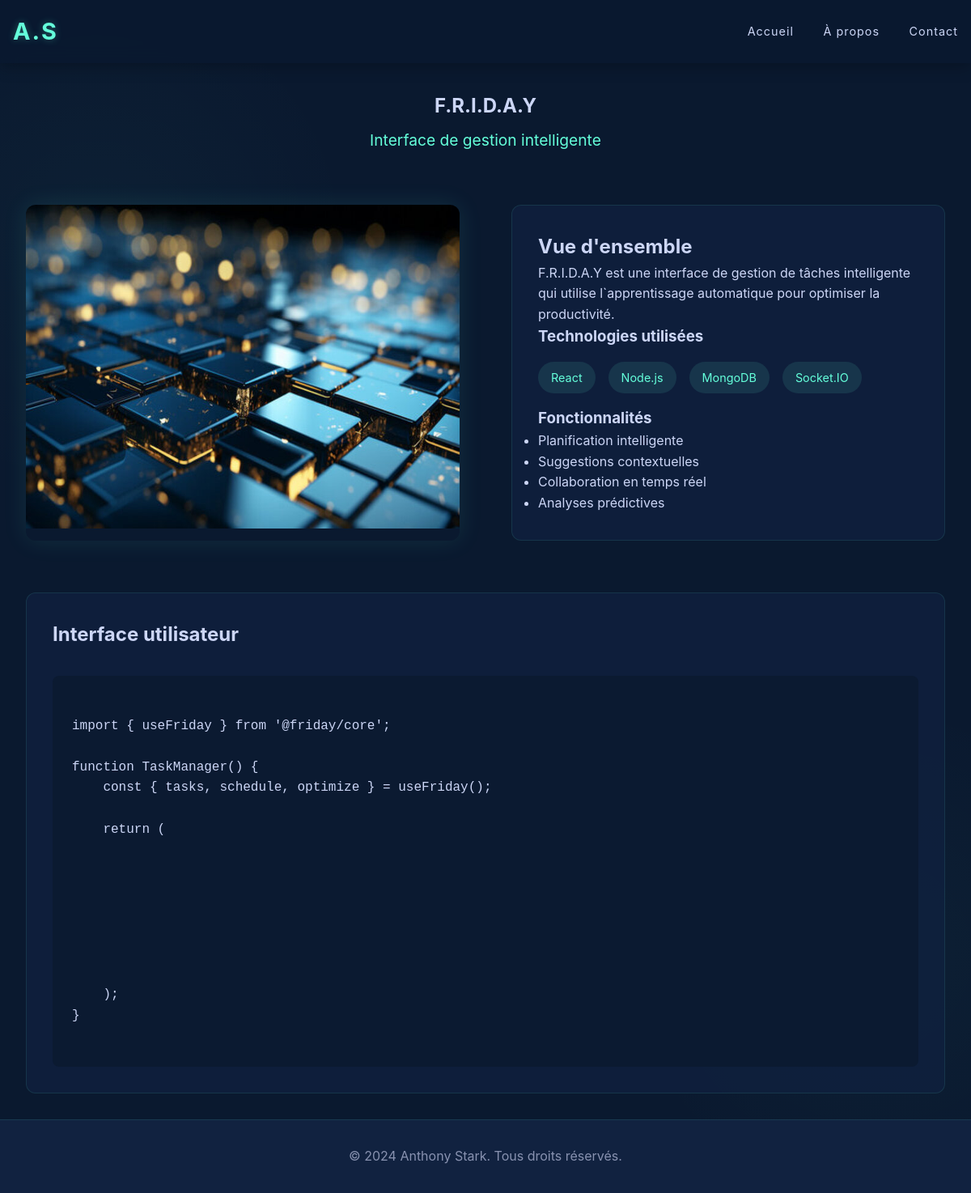
The app's page /projects/friday.php with its own data.
### tables this page shows
CREATE TABLE IF NOT EXISTS `projets` (
    `projet_id` INT AUTO_INCREMENT PRIMARY KEY,
    `projet_name` TEXT NOT NULL,
    `description` TEXT NOT NULL,
    `techno` TEXT NOT NULL,
    `fonction` TEXT NOT NULL
);

### projects/friday.php (the view, shortened to what this page needs)
<!DOCTYPE html>
<html lang="fr">
<head>
    <link rel="stylesheet" href="../css/style.css">
    <link rel="stylesheet" href="../css/projects.css">
</head>
<body>
    <?php
        require_once(__DIR__."\..\databaseconnect.php");
        $fridayStatement = $mysqlClient->prepare("SELECT * from projets WHERE projet_name='F.R.I.D.A.Y'");
        $fridayStatement->execute();
        $friday = $fridayStatement->fetchAll();
        $name = $friday[0]['projet_name'];
        $description = $friday[0]['description'];
        $technoString = $friday[0]['techno'];
        $fonctionString = $friday[0]['fonction'];
        $technoArray = explode(',', $technoString);
        $fonctionArray = explode(',', $fonctionString);
    ?>
    <nav>
        <div class="nav-content">
            <div class="logo">A.S</div>
            <div class="nav-links">
                <a href="../index.php">Accueil</a>
                <a href="../about.php">À propos</a>
                <a href="../contact.php">Contact</a>
            </div>
        </div>
    </nav>
    <main>
        <article class="project-details">
            <header class="project-header">
                <h1><?php echo $name;?></h1>
                <p class="project-subtitle">Interface de gestion intelligente</p>
            </header>
            <section class="project-overview">
                <div class="project-image">
                    <img src="../images/friday.jpg" alt="Interface FRIDAY" id="friday_img">
                </div>
                <div class="project-description">
                    <h2>Vue d'ensemble</h2>
                    <p><?php echo $description;?></p>
                    <h3>Technologies utilisées</h3>
                    <?php
                        if ($technoString) {
                            echo "<ul class='tech-list'>";
                            foreach ($technoArray as $techno) {
                                echo "<li>" . $techno . "</li>";
                            }
                            echo "</ul>";
                        }
                        else {
                            echo "Aucune technologie trouvée.";
                        }
                    ?>
                    <h3>Fonctionnalités</h3>
                    <?php
                        if ($fonctionString) {
                            echo "<ul>";
                            foreach($fonctionArray as $fonction) {
                                echo "<li>" . $fonction . "</li>";
                            }
                            echo "</ul>";
                        }
                        else {
                            echo "Aucune fonctionnalitée trouvée.";
                        }
                    ?>
                </div>
            </section>
            <section class="project-details-section">
                <h2>Interface utilisateur</h2>
                <div class="code-example">
                    <pre><code>
import { useFriday } from '@friday/core';
function TaskManager() {
    const { tasks, schedule, optimize } = useFriday();
    return (
        <div className="dashboard">
            <TaskList tasks={tasks} />
            <Timeline schedule={schedule} />
            <OptimizeButton onClick={optimize} />
        </div>
    );
}
                    </code></pre>
                </div>
            </section>
        </article>
    </main>
    <footer>
        <p>© 2024 Anthony Stark. Tous droits réservés.</p>
    </footer>
</body>
</html>

### css/style.css (style rules this page uses)
:root { --primary-color: #0a192f; --secondary-color: #112240; --accent-color: #64ffda; --text-color: #ccd6f6; --bg-color: #0a192f; --card-bg: rgba(17, 34, 64, 0.7); --neon-shadow: 0 0 10px rgba(100, 255, 218, 0.2); }
* { margin: 0; padding: 0; box-sizing: border-box; }
body { font-family: 'Inter', sans-serif; line-height: 1.6; color: var(--text-color); background-color: var(--bg-color); background-image: radial-gradient(circle at 10% 20%, rgba(100, 255, 218, 0.03) 0%, transparent 20%), radial-gradient(circle at 90% 80%, rgba(100, 255, 218, 0.03) 0%, transparent 20%); }
nav { background: rgba(10, 25, 47, 0.85); backdrop-filter: blur(10px); box-shadow: 0 2px 20px rgba(0, 0, 0, 0.3); position: fixed; width: 100%; top: 0; z-index: 1000; }
.nav-content { max-width: 1200px; margin: 0 auto; padding: 1rem; display: flex; justify-content: space-between; align-items: center; }
.logo { font-size: 1.8rem; font-weight: bold; color: var(--accent-color); text-shadow: 0 0 10px rgba(100, 255, 218, 0.3); letter-spacing: 2px; }
.nav-links a { color: var(--text-color); text-decoration: none; margin-left: 2rem; transition: all 0.3s ease; position: relative; font-size: 0.9rem; letter-spacing: 1px; }
.nav-links a::after { content: ''; position: absolute; width: 0; height: 2px; bottom: -4px; left: 0; background-color: var(--accent-color); transition: width 0.3s ease; }
footer { text-align: center; padding: 2rem; background: var(--secondary-color); color: #8892b0; border-top: 1px solid rgba(100, 255, 218, 0.1); }

### css/projects.css (style rules this page uses)
#friday_img { height: 400px; }
.project-details { max-width: 1200px; margin: 80px auto 0; padding: 2rem; }
.project-header { text-align: center; margin-bottom: 4rem; }
.project-subtitle { color: var(--accent-color); font-size: 1.2rem; margin-top: 0.5rem; }
.project-overview { display: grid; grid-template-columns: 1fr 1fr; gap: 4rem; margin-bottom: 4rem; }
.project-image { position: relative; border-radius: 12px; overflow: hidden; box-shadow: 0 0 30px rgba(100, 255, 218, 0.1); }
.project-image img { width: 100%; height: auto; display: block; }
.project-description { padding: 2rem; background: var(--card-bg); border-radius: 12px; border: 1px solid rgba(100, 255, 218, 0.1); }
.tech-list { display: flex; flex-wrap: wrap; gap: 1rem; margin: 1rem 0; list-style: none; }
.tech-list li { background: rgba(100, 255, 218, 0.1); color: var(--accent-color); padding: 0.5rem 1rem; border-radius: 20px; font-size: 0.9rem; }
.project-details-section { margin-top: 4rem; padding: 2rem; background: var(--card-bg); border-radius: 12px; border: 1px solid rgba(100, 255, 218, 0.1); }
.code-example { margin-top: 2rem; background: rgba(10, 25, 47, 0.8); padding: 1.5rem; border-radius: 8px; overflow-x: auto; }
.code-example code { font-family: 'Fira Code', monospace; color: var(--text-color); }

### records on screen
projets: projet_name "F.R.I.D.A.Y", description "F.R.I.D.A.Y est une interface de gestion de tâches intelligente qui utilise l`apprentissage automatique pour optimiser la productivité.", techno "React", techno "Node.js", techno "MongoDB", techno "Socket.IO", fonction "Planification intelligente", fonction "Suggestions contextuelles", fonction "Collaboration en temps réel", fonction "Analyses prédictives"
